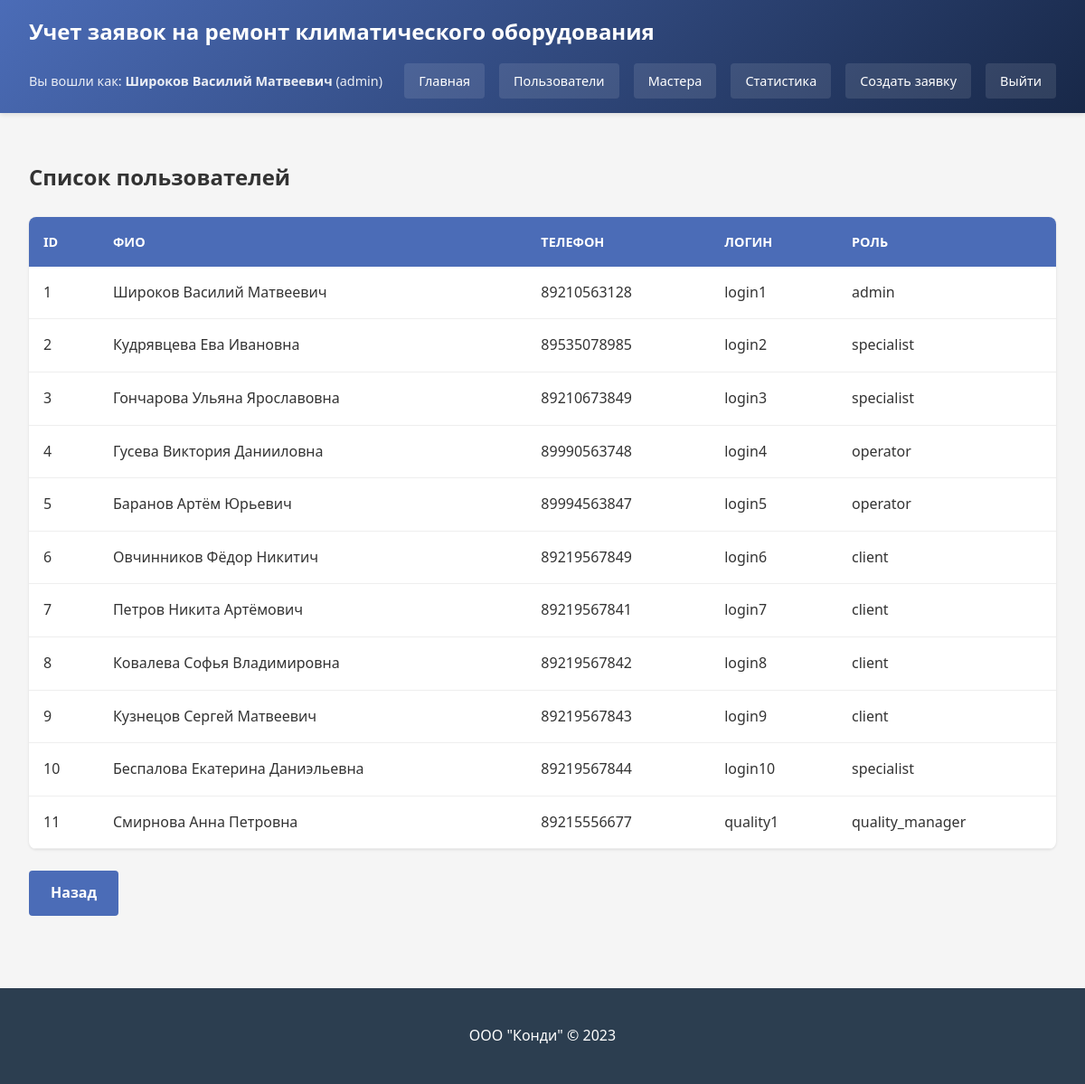
The app's page /users (signed in) with its own data.
### tables this page shows
CREATE TABLE users (
    id INTEGER PRIMARY KEY AUTOINCREMENT,
    fio TEXT NOT NULL,
    phone TEXT NOT NULL,
    login TEXT UNIQUE NOT NULL,
    password_hash TEXT NOT NULL,
    role TEXT NOT NULL CHECK(role IN ('client', 'specialist', 'operator', 'manager', 'quality_manager', 'admin'))
);

### app.py (the view)
@app.route('/users')
@login_required
@role_required('admin', 'operator', 'manager')
def users():
    db = get_db()
    users_list = db.execute('SELECT * FROM users ORDER BY id').fetchall()
    return render_template('users.html', users=users_list)

### app.py (called while the page is built)
@app.before_request
def load_logged_in_user():
    user_id = session.get('user_id')
    if user_id is None:
        g.user = None
    else:
        db = get_db()
        g.user = db.execute('SELECT * FROM users WHERE id = ?', (user_id,)).fetchone()

def login_required(view):
    from functools import wraps
    @wraps(view)
    def wrapped_view(**kwargs):
        if g.user is None:
            return redirect(url_for('login'))
        return view(**kwargs)
    return wrapped_view

def role_required(*required_roles):
    from functools import wraps
    def decorator(view):
        @wraps(view)
        def wrapped_view(**kwargs):
            if g.user is None:
                return redirect(url_for('login'))
            if g.user['role'] == 'admin':
                return view(**kwargs)
            if g.user['role'] not in required_roles:
                flash('Недостаточно прав для доступа к этой странице.', 'danger')
                return redirect(url_for('index'))
            return view(**kwargs)
        return wrapped_view
    return decorator

### database.py (called while the page is built)
def get_db():
    if 'db' not in g:
        g.db = sqlite3.connect(DATABASE)
        g.db.row_factory = sqlite3.Row
    return g.db

### templates/users.html (shortened to what this page needs)
{% extends 'layout.html' %}
{% block content %}
    <h2>Список пользователей</h2>
    <table class="users-table">
        <thead>
            <tr>
                <th>ID</th>
                <th>ФИО</th>
                <th>Телефон</th>
                <th>Логин</th>
                <th>Роль</th>
            </tr>
        </thead>
        <tbody>
            {% for user in users %}
            <tr>
                <td>{{ user['id'] }}</td>
                <td>{{ user['fio'] }}</td>
                <td>{{ user['phone'] }}</td>
                <td>{{ user['login'] }}</td>
                <td>{{ user['role'] }}</td>
            </tr>
            {% endfor %}
        </tbody>
    </table>
    <a href="{{ url_for('index') }}" class="btn">Назад</a>
{% endblock %}

### templates/layout.html (shortened to what this page needs)
<!DOCTYPE html>
<html lang="ru">
<head>
    <link rel="stylesheet" href="{{ url_for('static', filename='style.css') }}">
</head>
<body>
    <header>
        <h1>Учет заявок на ремонт климатического оборудования</h1>
        <nav>
            {% if g.user %}
                <span>Вы вошли как: <strong>{{ g.user['fio'] }}</strong> ({{ g.user['role'] }})</span>
                <a href="{{ url_for('index') }}">Главная</a>
                {% if g.user['role'] in ['admin', 'operator', 'manager'] %}
                    <a href="{{ url_for('users') }}">Пользователи</a>
                {% endif %}
                {% if g.user['role'] in ['admin', 'operator', 'manager'] %}
                    <a href="{{ url_for('masters') }}">Мастера</a>
                {% endif %}
                {% if g.user['role'] in ['admin', 'operator', 'manager'] %}
                    <a href="{{ url_for('stats') }}">Статистика</a>
                {% endif %}
                {% if g.user['role'] in ['client', 'operator', 'admin'] %}
                    <a href="{{ url_for('create_request') }}">Создать заявку</a>
                {% endif %}
                <a href="{{ url_for('logout') }}">Выйти</a>
            {% endif %}
        </nav>
    </header>
    <main>
        {% block content %}{% endblock %}
    </main>
    <footer>
        <p>ООО "Конди" &copy; 2023</p>
    </footer>
</body>
</html>

### static/style.css (style rules this page uses)
body { font-family: 'Segoe UI', Tahoma, Geneva, Verdana, sans-serif; margin: 0; padding: 0; background-color: #f5f5f5; color: #333; line-height: 1.6; }
header { background: linear-gradient(135deg, #4b6cb7 0%, #182848 100%); color: white; padding: 1rem 2rem; box-shadow: 0 2px 5px rgba(0,0,0,0.1); }
header h1 { margin: 0; font-size: 1.5rem; font-weight: 600; }
nav { margin-top: 1rem; display: flex; gap: 1rem; align-items: center; flex-wrap: wrap; }
nav span { margin-right: auto; font-size: 0.9rem; opacity: 0.9; }
nav a { color: white; text-decoration: none; padding: 0.5rem 1rem; border-radius: 4px; background-color: rgba(255,255,255,0.1); transition: background-color 0.3s; font-size: 0.9rem; }
main { padding: 2rem; max-width: 1200px; margin: 0 auto; min-height: 70vh; }
footer { text-align: center; padding: 1.5rem; background-color: #2c3e50; color: white; margin-top: 3rem; }
.btn { display: inline-block; padding: 0.75rem 1.5rem; background: #4b6cb7; color: white; border: none; border-radius: 4px; cursor: pointer; font-size: 1rem; font-weight: 600; text-decoration: none; transition: all 0.3s; }
.requests-table, .users-table { width: 100%; border-collapse: collapse; margin: 1.5rem 0; background: white; box-shadow: 0 1px 3px rgba(0,0,0,0.1); border-radius: 8px; overflow: hidden; }
.requests-table th, .users-table th { background: #4b6cb7; color: white; padding: 1rem; text-align: left; font-weight: 600; font-size: 0.9rem; text-transform: uppercase; }
.requests-table td, .users-table td { padding: 1rem; border-bottom: 1px solid #eee; }

### records on screen
users: user.fio "Широков Василий Матвеевич", user.role "admin", id "1", fio "Широков Василий Матвеевич", phone "89210563128", login "login1", role "admin"
users: id "2", fio "Кудрявцева Ева Ивановна", phone "89535078985", login "login2", role "specialist"
users: id "3", fio "Гончарова Ульяна Ярославовна", phone "89210673849", login "login3", role "specialist"
users: id "4", fio "Гусева Виктория Данииловна", phone "89990563748", login "login4", role "operator"
users: id "5", fio "Баранов Артём Юрьевич", phone "89994563847", login "login5", role "operator"
users: id "6", fio "Овчинников Фёдор Никитич", phone "89219567849", login "login6", role "client"
users: id "7", fio "Петров Никита Артёмович", phone "89219567841", login "login7", role "client"
users: id "8", fio "Ковалева Софья Владимировна", phone "89219567842", login "login8", role "client"
users: id "9", fio "Кузнецов Сергей Матвеевич", phone "89219567843", login "login9", role "client"
users: id "10", fio "Беспалова Екатерина Даниэльевна", phone "89219567844", login "login10", role "specialist"
users: id "11", fio "Смирнова Анна Петровна", phone "89215556677", login "quality1", role "quality_manager"
